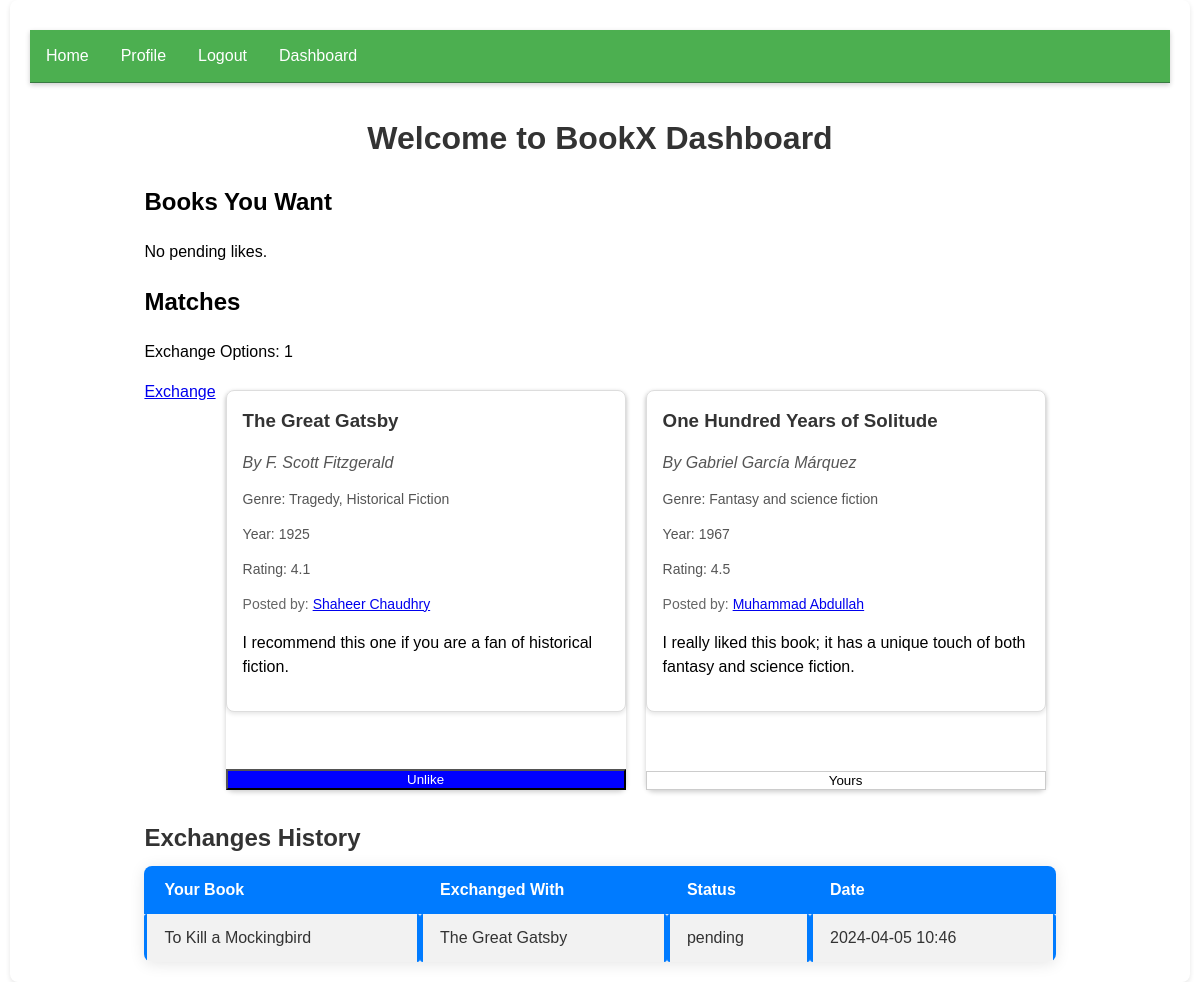
The page /dashboard (signed in) on the database its author committed.
### models.py (models this page shows, shortened)
class Book(db.Model):
    __table_args__ = {"extend_existing": True}
    id = db.Column(db.Integer, primary_key=True)
    title = db.Column(db.String(100), nullable=False)
    author = db.Column(db.String(100), nullable=False)
    user_id = db.Column(db.Integer, db.ForeignKey("user.id"), nullable=False)
    user = db.relationship("User", backref=db.backref("books", lazy=True))
    genre = db.Column(db.String(100), nullable=True)
    year = db.Column(db.Integer, nullable=True)
    rating = db.Column(db.Float, nullable=True)
    review = db.Column(db.Text, nullable=True)
    summary = db.Column(db.Text, nullable=True)
    likes = db.relationship("Like", backref="book", lazy="dynamic")
    def __repr__(self):
        return "<Book %r>" % self.title

class User(db.Model, UserMixin):
    __table_args__ = {"extend_existing": True}
    id = db.Column(db.Integer, primary_key=True)
    name = db.Column(db.String(80), nullable=False)
    email = db.Column(db.String(120), unique=True, nullable=False)
    password = db.Column(db.String(80), nullable=False)
    bio = db.Column(db.Text, nullable=True)
    location = db.Column(db.String(100), nullable=True)

class Exchange(db.Model):
    __table_args__ = {"extend_existing": True}
    id = db.Column(db.Integer, primary_key=True)
    book_id_a = db.Column(db.Integer, db.ForeignKey("book.id"))
    book_id_b = db.Column(db.Integer, db.ForeignKey("book.id"))
    user_id_a = db.Column(db.Integer, db.ForeignKey("user.id"))
    user_id_b = db.Column(db.Integer, db.ForeignKey("user.id"))
    status = db.Column(db.String(20), default="pending")  # pening, accepted, rejected
    timestamp = db.Column(db.DateTime, default=datetime.now)

### bookX.py (the view)
@app.route("/dashboard")
@login_required
def dashboard():
    user_id = current_user.id
    pending_likes = get_pending_likes(user_id)
    matches = get_book_exchange_matches_with_objects(user_id)
    exchanges = get_user_exchanges(user_id)
    for book in pending_likes:
        book.is_liked = is_book_liked_by_user(book.id, current_user.id)
    for book1, book2 in matches:
        print("book1", book1)
        print("book2", book2)
        book1.is_liked = is_book_liked_by_user(book1.id, current_user.id)
        book2.is_liked = is_book_liked_by_user(book2.id, current_user.id)
    return render_template(
        "dashboard.html",
        pending_likes=pending_likes,
        matches=matches,
        exchanges=exchanges,
    )

### bookX.py (called while the page is built)
@login_manager.user_loader
def load_user(user_id):
    return User.query.get(int(user_id))

### utils.py (called while the page is built)
def is_book_liked_by_user(book_id, user_id):
    return bool(Like.query.filter_by(book_id=book_id, user_id=user_id).first())

def get_pending_likes(user_id):
    liked_books = Like.query.filter_by(user_id=user_id).all()
    pending_likes = []
    for like in liked_books:
        book = Book.query.get(like.book_id)
        reciprocal_like = (
            Like.query.join(Book, Like.book_id == Book.id)
            .filter(Book.user_id == book.user_id, Like.user_id != user_id)
            .first()
        )
        if not reciprocal_like:
            pending_likes.append(book)
    return pending_likes

def get_user_exchanges(user_id):
    exchanges = Exchange.query.filter(
        (Exchange.user_id_a == user_id) | (Exchange.user_id_b == user_id)
    ).all()
    book_ids = [exchange.book_id_a for exchange in exchanges] + [
        exchange.book_id_b for exchange in exchanges
    ]
    books = Book.query.filter(Book.id.in_(book_ids)).all()
    book_titles = {book.id: book.title for book in books}
    for exchange in exchanges:
        exchange.book_a_title = book_titles.get(exchange.book_id_a)
        exchange.book_b_title = book_titles.get(exchange.book_id_b)
    return exchanges

### templates/dashboard.html (shortened to what this page needs)
{% extends 'base.html' %}
{% block content %}
<div class="dashboard-container">
    <h1>Welcome to BookX Dashboard</h1>
    <section id="pending-likes">
        <h2>Books You Want</h2>
        {% for book in pending_likes %}
            {% include 'book_card.html' %}
        {% else %}
            <p>No pending likes.</p>
        {% endfor %}
    </section>
    <section id="matches">
        <h2>Matches</h2>
{% if matches %}
    <p>Exchange Options: {{ matches|length }}</p>
    {% for book1, book2 in matches %}
    <div class="book-pair-row">
        <a href="{{ url_for('exchange', book1_id=book1.id, book2_id=book2.id) }}">Exchange</a>
        {% with book=book1 %}
            {% include 'book_card.html' %}
        {% endwith %}
        {% with book=book2 %}
            {% include 'book_card.html' %}
        {% endwith %}
    </div>
    {% endfor %}
{% else %}
<p>No matches found.</p>
{% endif %}
    </section>
    <section id="exchanges">
        <h2>Exchanges History</h2>
        {% if exchanges %}
            <table>
                <thead>
                    <tr>
                        <th>Your Book</th>
                        <th>Exchanged With</th>
                        <th>Status</th>
                        <th>Date</th>
                    </tr>
                </thead>
                <tbody>
                    {% for exchange in exchanges %}
                        <tr>
                            <td>{{ exchange.book_a_title }}</td>
                            <td>{{ exchange.book_b_title }}</td>
                            <td>{{ exchange.status }}</td>
                            <td>{{ exchange.timestamp.strftime('%Y-%m-%d %H:%M') }}</td>
                        </tr>
                    {% endfor %}
                </tbody>
            </table>
        {% else %}
            <p>No exchanges found.</p>
        {% endif %}
    </section>
</div>
{% endblock %}

### templates/book_card.html (shortened to what this page needs)
<div class="book-card-and-like-button">
    <div class="book-card" onclick="window.location.href='{{ url_for('view_book', book_id=book.id) }}';">
        <div class="book-content">
            <h3 class="book-title">{{ book.title }}</h3>
            <p class="book-author">By {{ book.author }}</p>
            <p class="book-genre">Genre: {{ book.genre or 'Not specified' }}</p>
            <p class="book-year">Year: {{ book.year or 'Not specified' }}</p>
            <p class="book-rating">Rating: {{ book.rating or 'Not specified' }}</p>
            <p class="book-owner">Posted by: <a href="{{ url_for('profile', user_id=book.user.id) }}" class="">{{book.user.name}}</a> </p>
            <p>{{ book.review[:150] }}{% if book.review|length > 150 %}...{% endif %}</p>
        </div>
    </div>
    {% if current_user.is_authenticated %}
    {% if book.user_id != current_user.id %}
        <button class="like-btn {{ 'liked' if book.is_liked else 'not-liked' }}" data-book-id="{{ book.id }}">
            {% if book.is_liked %}
                Unlike
            {% else %}
                Like
            {% endif %}
        </button>
    {% else %}
        <button class="yours" disabled>Yours</button>
    {% endif %}
{% else %}
    <button class="redirect" onclick="location.href='{{ url_for('login') }}'">Log in to like</button>
{% endif %}
</div>

### static/styles.css (style rules this page uses)
html { font-size: 16px; font-family: Arial, sans-serif; line-height: 1.5; width: 100%; height: 100%; }
h1 { color: #333; text-align: center; }
.body-container { font-family: Arial, sans-serif; width:95%; margin: 0 auto; padding: 20px; box-shadow: 0 2px 5px rgba(0,0,0,0.1); border-radius: 8px; background-color: #fff; display: flex; flex-direction: column; justify-content: center; align-items: center; }
.book-card { cursor: pointer; background-color: #fff; border: 1px solid #ddd; border-radius: 8px; box-shadow: 0 2px 4px rgba(0, 0, 0, 0.1); transition: box-shadow 0.3s ease; }
.book-card-and-like-button { display: flex; flex-direction: column; min-width: 400px; max-width: 400px; min-height: 400px; max-height: 400px; margin: 10px; justify-content: space-between; box-shadow: 0 2px 5px rgba(0,0,0,0.2); border-radius: 8px; background-color: #fff; }
.book-content { padding: 16px; }
.book-title { margin-top: 0; color: #333; }
.book-author { color: #666; font-style: italic; }
.book-snippet, .book-genre, .book-rating, .book-year { color: #333; font-size: 14px; margin-bottom: 16px; }
.book-owner { color: #666; font-size: 14px; margin-bottom: 16px; text-decoration: None; }
.book-title { color: #333; margin-bottom: 10px; }
.book-author, .book-year, .book-genre, .book-rating { color: #555; margin-bottom: 8px; }
.book-card { position: relative; }
.like-btn.liked { background-color: blue; color: white; }
.book-pair-row { display: flex; flex-direction: row; justify-content: space-between; margin-bottom: 10px; }
.yours, .redirect { background-color: white; color: black; border: 1px solid #ccc; cursor: pointer; }
#exchanges { font-family: 'Arial', sans-serif; }
#exchanges h2 { color: #333; text-align: left; font-size: 24px; margin-bottom: 10px; }
#exchanges table { width: 100%; border-collapse: collapse; box-shadow: 0 2px 15px rgba(0, 0, 0, 0.1); background-color: white; border-radius: 8px; overflow: hidden; }
#exchanges th, #exchanges td { text-align: left; padding: 12px 20px; color: #333; }
#exchanges th { background-color: #007bff; color: white; font-weight: bold; }
#exchanges tbody tr:nth-child(odd) { background-color: #f2f2f2; }
#exchanges tbody td { position: relative; }
#exchanges tbody td::before { content: ''; position: absolute; left: 0; top: 0; width: 3px; height: 100%; background-color: #007bff; border-radius: 4px 0 0 4px; }
#exchanges tbody td::after { content: ''; position: absolute; right: 0; top: 0; width: 3px; height: 100%; background-color: #007bff; border-radius: 0 4px 4px 0; }

### rows shown on the page
Book: title "The Great Gatsby One Hundred Years of Solitude", author "F. Scott Fitzgerald Gabriel García Márquez", genre "Tragedy, Historical Fiction Fantasy and science fiction", year "1925 1967", rating "4.1 4.5", user.name "Shaheer Chaudhry Muhammad Abdullah", review "I recommend this one if you are a fan of historical fiction. I really liked this book; it has a unique touch of both fantasy and science fiction."
Exchange: book_a_title "To Kill a Mockingbird", book_b_title "The Great Gatsby", status "pending", timestamp "2024-04-05 10:46"

### other values the page prints
{{ matches|length }} "1"
